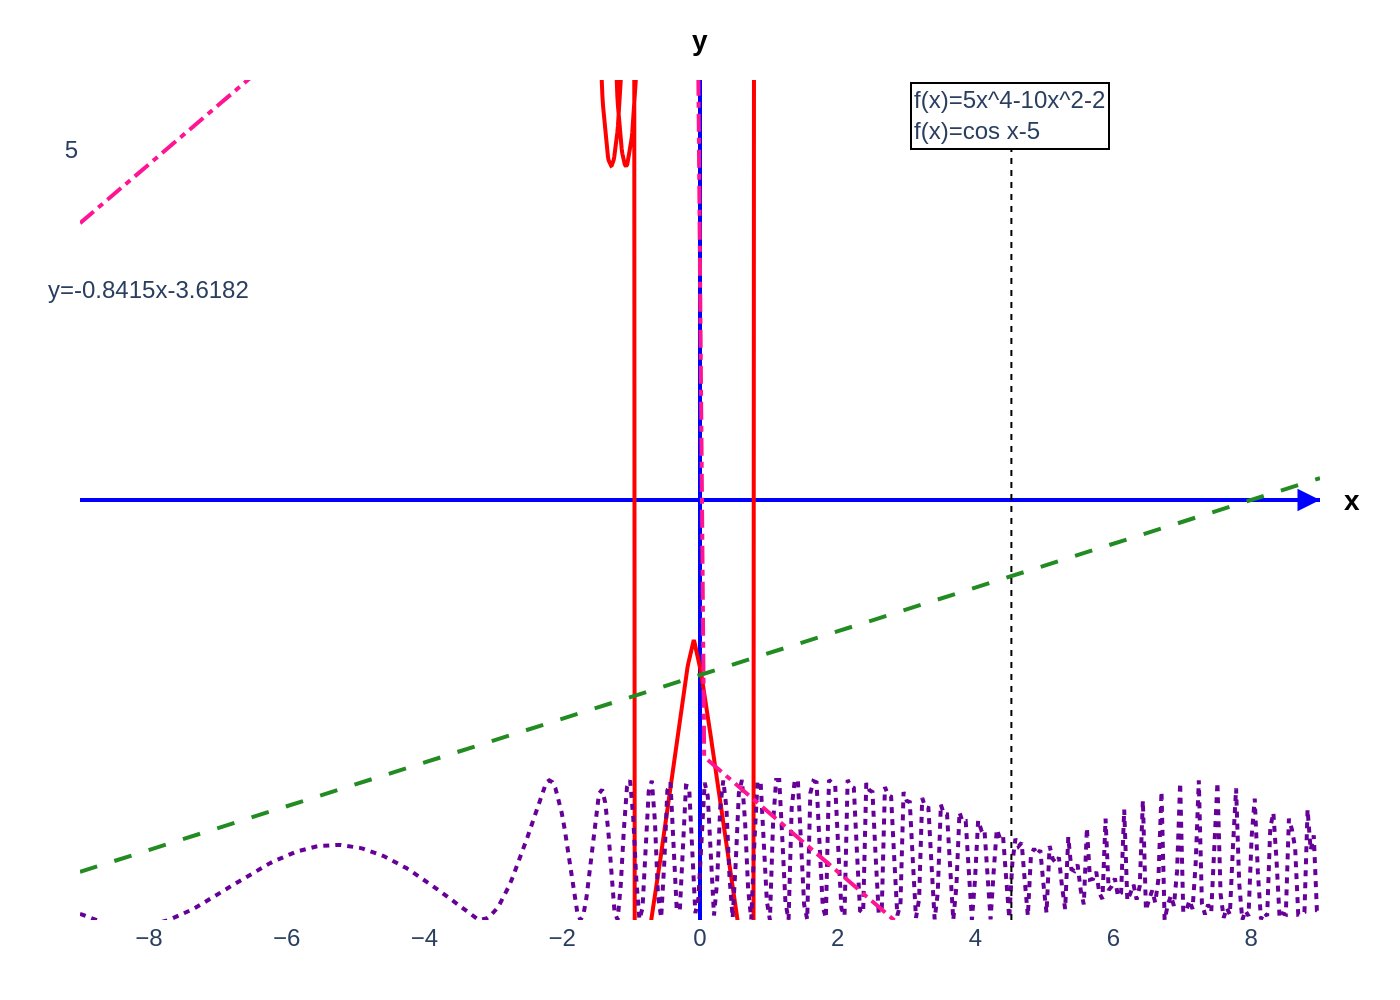

Write Python code to recreate this figure.
import sys
import json
import plotly.graph_objects as go

def main():
    if len(sys.argv) != 2:
        print("Usage: python <script_name>.py <json_file_path>")
        sys.exit(1)

    json_path = sys.argv[1]

    try:
        with open(json_path, 'r', encoding='utf-8') as f:
            chart_info = json.load(f)
    except FileNotFoundError:
        print(f"Error: JSON file not found at {json_path}")
        sys.exit(1)
    except json.JSONDecodeError:
        print(f"Error: Could not decode JSON from {json_path}")
        sys.exit(1)

    fig = go.Figure()

    # Extract data from JSON
    chart_data = chart_info.get('chart_data', [])
    colors = chart_info.get('colors', [])
    texts = chart_info.get('texts', {})
    axis_ranges = chart_info.get('axis_ranges', {})
    shapes = chart_info.get('shapes', [])

    # Plot data series
    for i, series in enumerate(chart_data):
        fig.add_trace(go.Scatter(
            x=series.get('x'),
            y=series.get('y'),
            mode='lines',
            name=series.get('name', ''),
            line=dict(
                color=colors[i] if i < len(colors) else None,
                dash=series.get('line_style'),
                width=2
            ),
            showlegend=False
        ))

    # Apply layout settings
    fig.update_layout(
        plot_bgcolor='white',
        paper_bgcolor='white',
        font=dict(family="Arial", size=12),
        margin=dict(l=40, r=40, t=40, b=40),
        xaxis=dict(
            range=axis_ranges.get('x'),
            showgrid=False,
            zeroline=True,
            zerolinecolor='blue',
            zerolinewidth=2,
            tickmode='linear',
            dtick=2,
            title_text=None
        ),
        yaxis=dict(
            range=axis_ranges.get('y'),
            showgrid=False,
            zeroline=True,
            zerolinecolor='blue',
            zerolinewidth=2,
            tickvals=[5],
            title_text=None
        ),
        showlegend=False
    )
    
    # Add annotations for axis titles and arrows
    x_range = axis_ranges.get('x', [-9, 9])
    y_range = axis_ranges.get('y', [-6, 6])
    
    # X-axis title and arrow
    fig.add_annotation(
        x=x_range[1], y=0,
        text=f"<b>{texts.get('x_axis_title', 'x')}</b>",
        showarrow=False,
        font=dict(family="Arial", size=14, color="black"),
        xanchor='left',
        xshift=10
    )
    fig.add_annotation(
        ax=x_range[1] - 0.2, ay=0,
        x=x_range[1], y=0,
        xref='x', yref='y', axref='x', ayref='y',
        showarrow=True, arrowhead=2, arrowsize=1.5, arrowwidth=1.5, arrowcolor='blue'
    )
    
    # Y-axis title and arrow
    fig.add_annotation(
        x=0, y=y_range[1],
        text=f"<b>{texts.get('y_axis_title', 'y')}</b>",
        showarrow=False,
        font=dict(family="Arial", size=14, color="black"),
        yanchor='bottom',
        yshift=10
    )
    fig.add_annotation(
        ax=0, ay=y_range[1] - 0.2,
        x=0, y=y_range[1],
        xref='x', yref='y', axref='x', ayref='y',
        showarrow=True, arrowhead=2, arrowsize=1.5, arrowwidth=1.5, arrowcolor='blue'
    )

    # Add other annotations from JSON
    for ann in texts.get('annotations', []):
        fig.add_annotation(ann)

    # Add shapes from JSON
    for shape in shapes:
        fig.add_shape(shape)

    # Output image
    base_filename = json_path.rsplit('.', 1)[0]
    output_filename = f"{base_filename}.png"
    
    fig.write_image(output_filename, scale=2)
    print(f"Chart saved to {output_filename}")

if __name__ == '__main__':
    main()
